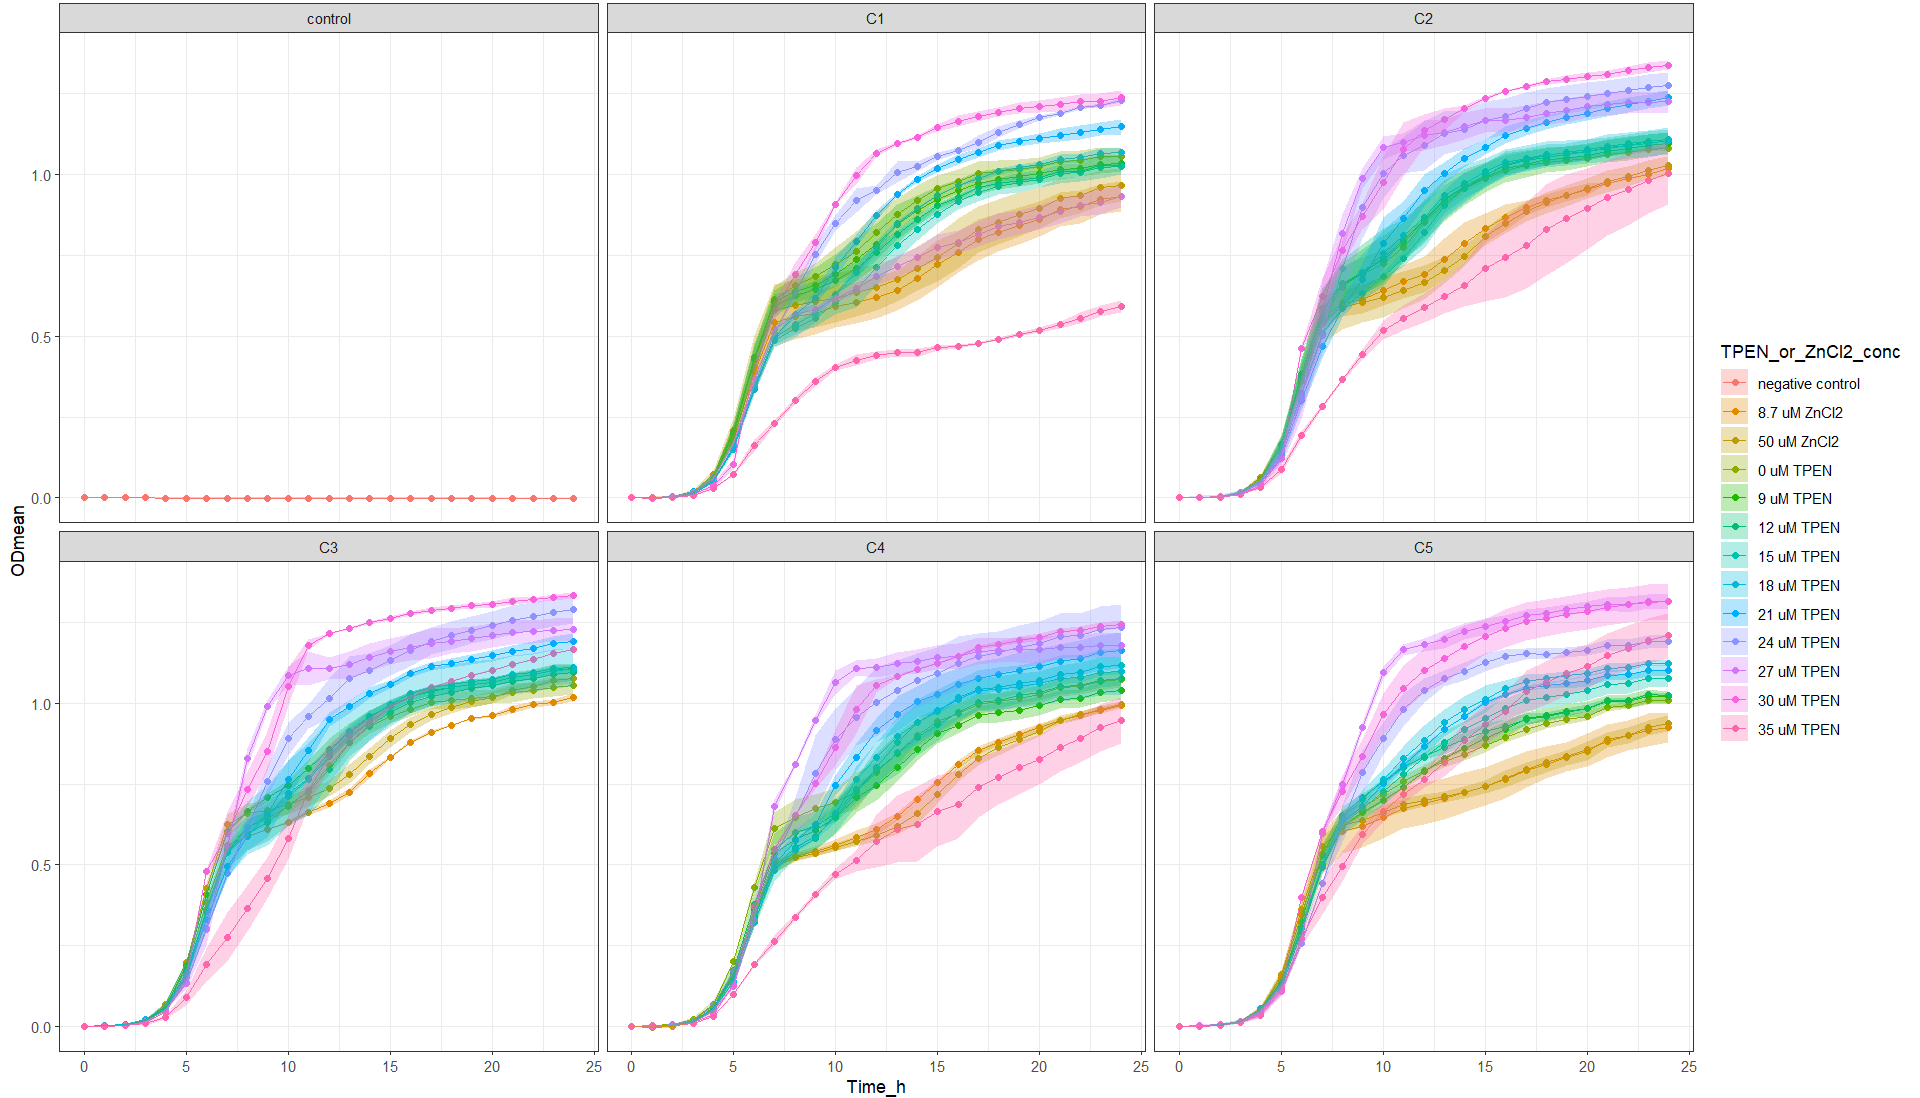

R code for this plot:
setwd("~/ITQB/Plate readings/Exp33_2plates_18042024")

library(tidyverse)

library(readxl)
Exp33 <- Exp33_2plates_18042024 <- read_excel("Exp33_2plates_18042024_final_final.xlsx")
View(Exp33) 

Exp33_v1 <- Exp33 %>%
  pivot_longer(names_to = "Condition", values_to = "OD_578", cols = -Time_h)
Exp33_v1
View(Exp33_v1)


Exp33_v2 <- separate(Exp33_v1, Condition, 
                     c("Community",
                       "Transfer_medium",
                       "Zn_condition", 
                       "Tech_Repl",
                       "Biol_Repl",
                       "TPEN_or_ZnCl2_conc",
                       "Well_number"), 
                     sep = "_", remove = FALSE,
                     convert = FALSE)
View(Exp33_v2)

Exp33_v2$OD_578 <- as.numeric (Exp33_v2$OD_578) #Because OD_578 values are character

Exp33_v2$TPEN_or_ZnCl2_conc <- factor(Exp33_v2$TPEN_or_ZnCl2_conc, levels = c("nodrug",
                                                                              "1.74",
                                                                              "10",
                                                                              "0",
                                                                              "1.8",
                                                                              "2.4",
                                                                              "3.0",
                                                                              "3.6",
                                                                              "4.2",
                                                                              "4.8",
                                                                              "5.4",
                                                                              "6.0",
                                                                              "7.0"))

Exp33_v2 <- Exp33_v2 %>% mutate(TPEN_or_ZnCl2_conc = recode (TPEN_or_ZnCl2_conc,
                                                    "nodrug" = "control",
                                                    "1.74" = "17.4uM",
                                                    "10" = "50uM",
                                                    "0" = "0uM",
                                                    "1.8" = "9uM",
                                                    "2.4" = "12uM",
                                                    "3.0" = "15uM",
                                                    "3.6" = "18uM",
                                                    "4.2" = "21uM",
                                                    "4.8" = "24uM",
                                                    "5.4" = "27uM",
                                                    "6.0" = "30uM",
                                                    "7.0" = "35uM"))

Exp33_v2$Community <- factor(Exp33_v2$Community, levels = c("control",
                                                            "C1",
                                                            "C2",
                                                            "C3",
                                                            "C4",
                                                            "C5"))

Exp33_v2 %>%
  ggplot(aes(x= Time_h, y=OD_578, color = Tech_Repl)) +
  geom_line() +
  facet_grid (Community ~ TPEN_or_ZnCl2_conc)


Exp33_v3<- Exp33_v2 %>% group_by(Community, Transfer_medium, Zn_condition, Tech_Repl, Biol_Repl, Well_number) %>%
  mutate(blank = Time_h ==0)

View(Exp33_v3)

Exp33_v4 <- Exp33_v3 %>%
  group_by(Community, Transfer_medium, Zn_condition, Tech_Repl, Biol_Repl, Well_number) %>%
  mutate(OD = OD_578 - OD_578[blank]) %>%
  ungroup()


View(Exp33_v4)

#Obtain the mean and sd
Exp33_v5 <- Exp33_v4 %>% group_by(Time_h, Community, TPEN_or_ZnCl2_conc, Zn_condition) %>%
  summarise(ODmean = mean(OD), sdOD = sd(OD), n())

Exp33_v5$Community <- factor(Exp33_v5$Community, levels = c("control",
                                                            "C1",
                                                            "C2",
                                                            "C3",
                                                            "C4",
                                                            "C5"))


Exp33_v5 <- Exp33_v5 %>% mutate(TPEN_or_ZnCl2_conc =  recode (TPEN_or_ZnCl2_conc,
                                                              "control" = "negative control",
                                                              "17.4uM" = "17.4 uM ZnCl2",
                                                              "50uM" = "50 uM ZnCl2",
                                                              "0uM" = "0 uM TPEN",
                                                              "9uM" = "9 uM TPEN",
                                                              "12uM" = "12 uM TPEN",
                                                              "15uM" = "15 uM TPEN",
                                                              "18uM" = "18 uM TPEN",
                                                              "21uM" = "21 uM TPEN",
                                                              "24uM" = "24 uM TPEN",
                                                              "27uM" = "27 uM TPEN",
                                                              "30uM" = "30 uM TPEN",
                                                              "35uM" = "35 uM TPEN"))





Exp33_v5  %>% ggplot(aes(x = Time_h,
                         y = ODmean,
                         color = TPEN_or_ZnCl2_conc,
                         fill = TPEN_or_ZnCl2_conc
)) +
  geom_point() +
  geom_line() +
  geom_ribbon(aes(ymin=ODmean-sdOD, ymax=ODmean+sdOD),
              alpha = 0.3, colour = NA) +
  facet_wrap (Community ~ .) +
  theme_bw()
